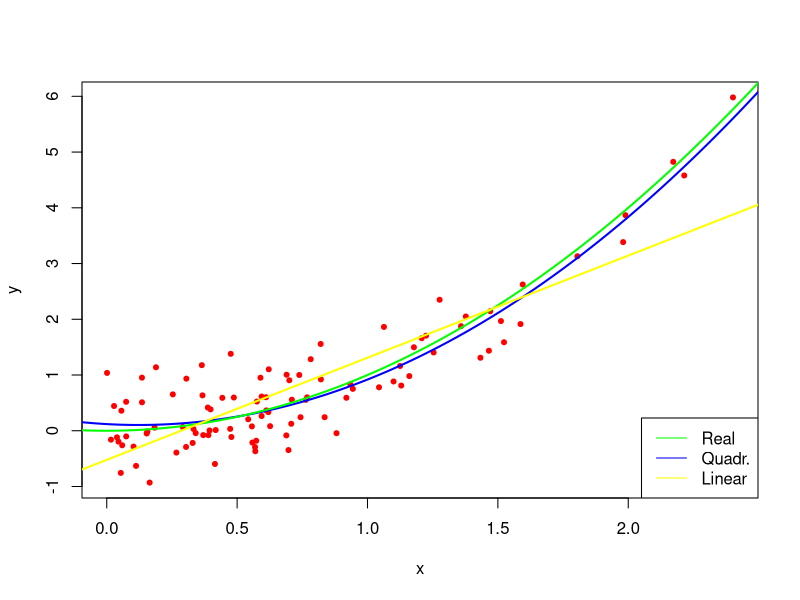

This chart was generated by the following R code:
#Criando um conjunto de dados aleatório
set.seed(1)
x <- rnorm(100)
for (j in 1:100) {
  x[j] <- abs(x[j])
}
y <- vector(length = 100)
for (i in 1:100) {
  y[i] <- x[i]**2+rnorm(1, sd=0.5)
}
#Regressão Linear
fit2 <- lm(y ~ x + I(x**2))
fit <- lm(y ~x)
plot(x,y ,pch=20,col='red')
#Plotar
z <- seq(-1,11,.01) 
z2 <- z^2 
lines(z,predict(fit2,newdata=data.frame(x=z,x2=z2)),col='blue',lwd=2)
lines(z,z2,col='green',lwd=2)
abline(fit,col="yellow",lwd=2)
legend("bottomright",c("Real","Quadr.","Linear"), 
       col=c("green","blue","yellow"), lwd=1)